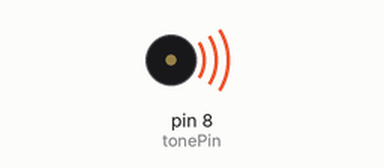
Recording of a sketch running on a simulated Arduino Uno, built with avr-gcc and run on an emulated ATmega328P. Parts: buzzer (waves = sounding).

Above: at 0.05 s.
Timing chart, 0 to 9.0 s (numbered marks = the images above):
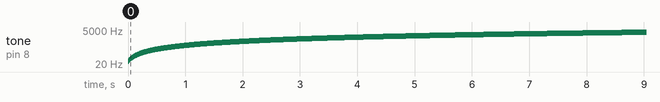

The sketch:

ToneRamp.ino
```cpp
/*
   Play a tone that ascends in frequency. Repeat
*/

static const int  lowTone = 31;
static const int  highTone = 4978;
static const int  tonePin = 8;
static const int  stepTime = 10;
static const int  stepSize = 5;
static const int  interNoteDelay = 3;

void setup() {
  // no setup needed
}

void loop() {
  for (int i = lowTone; i < highTone; i+=stepSize) {
    tone(tonePin, i);
    delay(stepTime);
    noTone(tonePin);
    delay(interNoteDelay);
  }
  delay(1000);
}
```

Measured:
- by itself, tone on pin 8 (tonePin): plays 31 Hz for 0.01 s, 36 Hz for 0.01 s, 41 Hz for 0.01 s, 46 Hz for 0.01 s, 51 Hz for 0.01 s, 56 Hz for 0.01 s … (3996 notes in this stretch)
